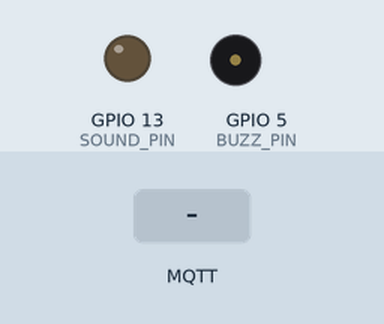
Recording of a sketch running on a simulated ESP8266 (NodeMCU). On the bench: output pins drawn as LEDs (lit = HIGH), buzzer (waves = sounding, pin HIGH). Inputs (shaded band) come from the test bench. WiFi joins after 1.5 s; servers stay silent unless stated; random numbers use the default seed unless the sketch sets one; no MQTT or app messages arrive unless stated; what the sketch prints to the serial monitor is not drawn.

Above: at 2.7 s.
2.8 s: MQTT message "S" arrives on the first subscribed topic
At 6.9 s:
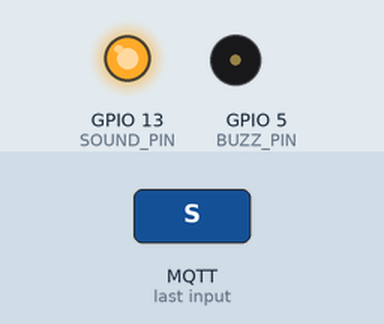
9.2 s: MQTT message "V" arrives on the first subscribed topic
At 14.6 s:
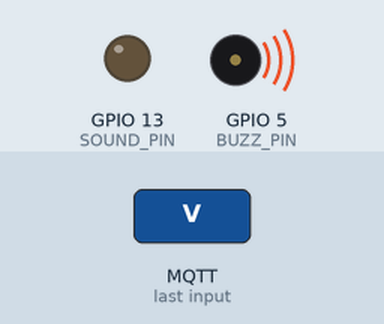
Timing chart, 0 to 17.1 s (numbered marks = the images above; inputs shaded):
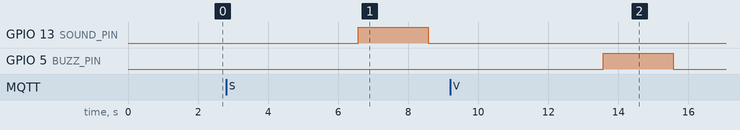

The sketch:

dog-node.ino
```cpp
#include <ESP8266WiFi.h>  // Using Esp8266 2.4.2
#include <PubSubClient.h>
#include <WiFiClientSecure.h>

bool DEBUG = true;

/*** COMMUNICATION SETUP ***/

// MQTT Info: Obtained from HiveMQTT
const char *MQTT_SERVER = "XXX.s1.eu.hivemq.cloud";
const int MQTT_PORT = 8883;
const char *MQTT_USER = "admin";
const char *MQTT_PASSWORD = "";

// MQTT Topic
const char *SUB_TOPIC = "sample";

/// WiFi Network credentials
const char* WIFI_SSID = "";
const char* WIFI_PASSWORD = "";

/**** Secure WiFi Connectivity Initialisation *****/
WiFiClientSecure espClient;

/**** MQTT Client Initialisation Using WiFi Connection *****/
PubSubClient client(espClient);

static const char *root_ca PROGMEM = R"EOF(
-----BEGIN CERTIFICATE-----
MIIFazCCA1OgAwIBAgIRAIIQz7DSQONZRGPgu2OCiwAwDQYJKoZIhvcNAQELBQAw
TzELMAkGA1UEBhMCVVMxKTAnBgNVBAoTIEludGVybmV0IFNlY3VyaXR5IFJlc2Vh
cmNoIEdyb3VwMRUwEwYDVQQDEwxJU1JHIFJvb3QgWDEwHhcNMTUwNjA0MTEwNDM4
WhcNMzUwNjA0MTEwNDM4WjBPMQswCQYDVQQGEwJVUzEpMCcGA1UEChMgSW50ZXJu
ZXQgU2VjdXJpdHkgUmVzZWFyY2ggR3JvdXAxFTATBgNVBAMTDElTUkcgUm9vdCBY
MTCCAiIwDQYJKoZIhvcNAQEBBQADggIPADCCAgoCggIBAK3oJHP0FDfzm54rVygc
h77ct984kIxuPOZXoHj3dcKi/vVqbvYATyjb3miGbESTtrFj/RQSa78f0uoxmyF+
0TM8ukj13Xnfs7j/EvEhmkvBioZxaUpmZmyPfjxwv60pIgbz5MDmgK7iS4+3mX6U
A5/TR5d8mUgjU+g4rk8Kb4Mu0UlXjIB0ttov0DiNewNwIRt18jA8+o+u3dpjq+sW
T8KOEUt+zwvo/7V3LvSye0rgTBIlDHCNAymg4VMk7BPZ7hm/ELNKjD+Jo2FR3qyH
B5T0Y3HsLuJvW5iB4YlcNHlsdu87kGJ55tukmi8mxdAQ4Q7e2RCOFvu396j3x+UC
B5iPNgiV5+I3lg02dZ77DnKxHZu8A/lJBdiB3QW0KtZB6awBdpUKD9jf1b0SHzUv
KBds0pjBqAlkd25HN7rOrFleaJ1/ctaJxQZBKT5ZPt0m9STJEadao0xAH0ahmbWn
OlFuhjuefXKnEgV4We0+UXgVCwOPjdAvBbI+e0ocS3MFEvzG6uBQE3xDk3SzynTn
jh8BCNAw1FtxNrQHusEwMFxIt4I7mKZ9YIqioymCzLq9gwQbooMDQaHWBfEbwrbw
qHyGO0aoSCqI3Haadr8faqU9GY/rOPNk3sgrDQoo//fb4hVC1CLQJ13hef4Y53CI
rU7m2Ys6xt0nUW7/vGT1M0NPAgMBAAGjQjBAMA4GA1UdDwEB/wQEAwIBBjAPBgNV
HRMBAf8EBTADAQH/MB0GA1UdDgQWBBR5tFnme7bl5AFzgAiIyBpY9umbbjANBgkq
hkiG9w0BAQsFAAOCAgEAVR9YqbyyqFDQDLHYGmkgJykIrGF1XIpu+ILlaS/V9lZL
ubhzEFnTIZd+50xx+7LSYK05qAvqFyFWhfFQDlnrzuBZ6brJFe+GnY+EgPbk6ZGQ
3BebYhtF8GaV0nxvwuo77x/Py9auJ/GpsMiu/X1+mvoiBOv/2X/qkSsisRcOj/KK
NFtY2PwByVS5uCbMiogziUwthDyC3+6WVwW6LLv3xLfHTjuCvjHIInNzktHCgKQ5
ORAzI4JMPJ+GslWYHb4phowim57iaztXOoJwTdwJx4nLCgdNbOhdjsnvzqvHu7Ur
TkXWStAmzOVyyghqpZXjFaH3pO3JLF+l+/+sKAIuvtd7u+Nxe5AW0wdeRlN8NwdC
jNPElpzVmbUq4JUagEiuTDkHzsxHpFKVK7q4+63SM1N95R1NbdWhscdCb+ZAJzVc
oyi3B43njTOQ5yOf+1CceWxG1bQVs5ZufpsMljq4Ui0/1lvh+wjChP4kqKOJ2qxq
4RgqsahDYVvTH9w7jXbyLeiNdd8XM2w9U/t7y0Ff/9yi0GE44Za4rF2LN9d11TPA
mRGunUHBcnWEvgJBQl9nJEiU0Zsnvgc/ubhPgXRR4Xq37Z0j4r7g1SgEEzwxA57d
emyPxgcYxn/eR44/KJ4EBs+lVDR3veyJm+kXQ99b21/+jh5Xos1AnX5iItreGCc=
-----END CERTIFICATE-----
)EOF";

// Define LED pins
const int SOUND_PIN = 13; // D7
const int BUZZ_PIN = 5; // D1

/************* Connect to WiFi ***********/
void setup_wifi() {
  delay(10);
  Serial.print("\nConnecting to ");
  Serial.println(WIFI_SSID);

  WiFi.mode(WIFI_STA);
  WiFi.begin(WIFI_SSID, WIFI_PASSWORD);

  while (WiFi.status() != WL_CONNECTED) {
    delay(500);
    Serial.print(".");
  }
  randomSeed(micros());
  Serial.println("\nWiFi connected\nIP address: ");
  Serial.println(WiFi.localIP());
}

/************* Connect to MQTT Broker ***********/
void reconnect() {
  // Loop until we're reconnected
  while (!client.connected()) {
    Serial.print("Attempting MQTT connection...");
    String clientId = "ESP8266Client-";   // Create a random client ID
    clientId += String(random(0xffff), HEX);

    // Attempt to connect and subscribe
    if (client.connect(clientId.c_str(), MQTT_USER, MQTT_PASSWORD)) {
      Serial.println("connected");
      client.subscribe(SUB_TOPIC);
    } else {
      Serial.print("failed, rc=");
      Serial.print(client.state());
      Serial.println(" try again in 5 seconds");   // Wait 5 seconds before retrying
      delay(5000);
    }
  }
}

/***** Call back Method for Receiving MQTT messages and toggling outputs ****/
void callback(char* topic, byte* payload, unsigned int length) {
  String message = "";
  for (int i = 0; i < length; i++) message+=(char)payload[i];

  Serial.println("Message arrived [" + String(topic) + "]" + message);

  if (message == "S") {
    digitalWrite(SOUND_PIN, HIGH); // Turn on transistor
    delay(2000); // Wait for 2 seconds
    digitalWrite(SOUND_PIN, LOW); // Turn off transistor
  } else if (message == "V") {
    digitalWrite(BUZZ_PIN, HIGH); // Turn on transistor
    delay(2000); // Wait for 2 seconds
    digitalWrite(BUZZ_PIN, LOW); // Turn off transistor
  }
}

/**** Application Initialisation Function******/
void setup() {
  Serial.begin(9600);
  while (!Serial) delay(1);
  setup_wifi();

  espClient.setCACert((const uint8_t*)root_ca, sizeof(root_ca) - 1);

  client.setServer(MQTT_SERVER, MQTT_PORT);
  client.setCallback(callback);

  // Initialize LED pin
  pinMode(SOUND_PIN, OUTPUT);
  pinMode(BUZZ_PIN, OUTPUT);

  // Ensure the LED is off initially
  digitalWrite(SOUND_PIN, LOW);
  digitalWrite(BUZZ_PIN, LOW);
}

/******** Main Function *************/
void loop() {

  if (!client.connected()) reconnect(); // check if client is connected
  client.loop();

  delay(5000);
}
```

Measured:
- after the input at 2.8 s, GPIO 13 (SOUND_PIN): LOW → HIGH after 3.8 s, → LOW 2.0 s later
- after the input at 9.2 s, GPIO 5 (BUZZ_PIN): LOW → HIGH after 4.4 s, → LOW 2.0 s later
